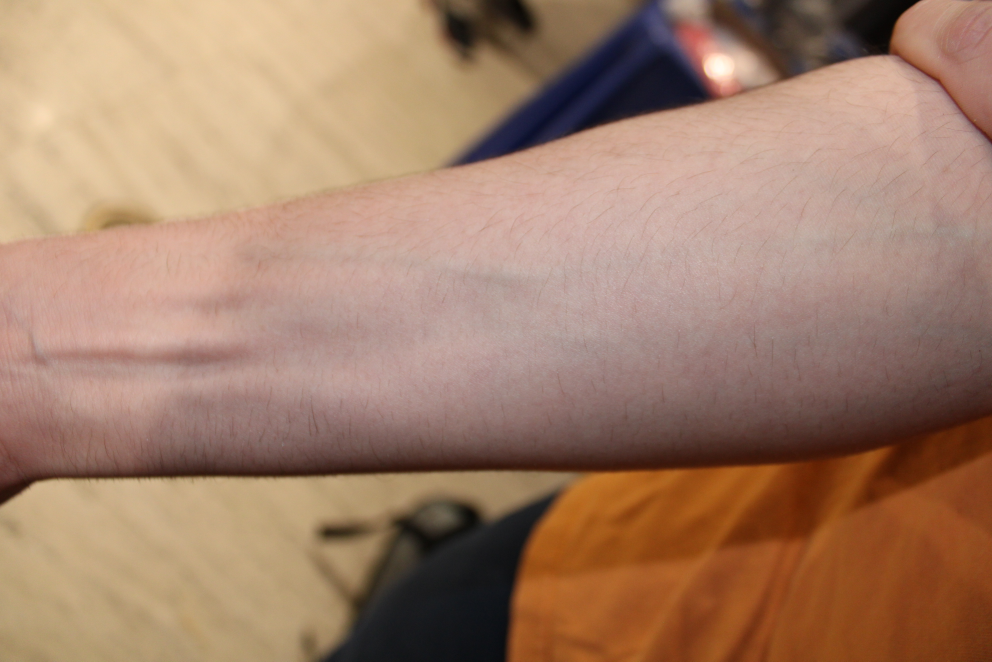
#> input picture IMG_0345.JPG, 2976 x 1984 px (shown at 1/3 size)
$ jupyter execute --allow-errors FindingVeins.ipynb   (older library calls are emulated)
#> lines starting #> are read from the running program, lines starting #| are printed output that depends on the picture
[cell 1]
import matplotlib.pyplot as plt
import cv2
import numpy as np
from IPython.display import display, Image
import ipywidgets as widgets
import threading

Initially I tried to work it with actual viens from a photo. Eventually I determined it's really difficult to do with just a webcam, so in the end the final prototype presented found drawn lines onto a peice of paper

[cell 2]
img = cv2.imread("IMG_0345.JPG")
#> img is the input picture: shape (1984, 2976, 3); mean B, G, R 105.7, 127.9, 162.7
colored = cv2.cvtColor(img,cv2.COLOR_BGR2RGB)

[cell 3]
cropped = colored[400:-400, 300:-300]
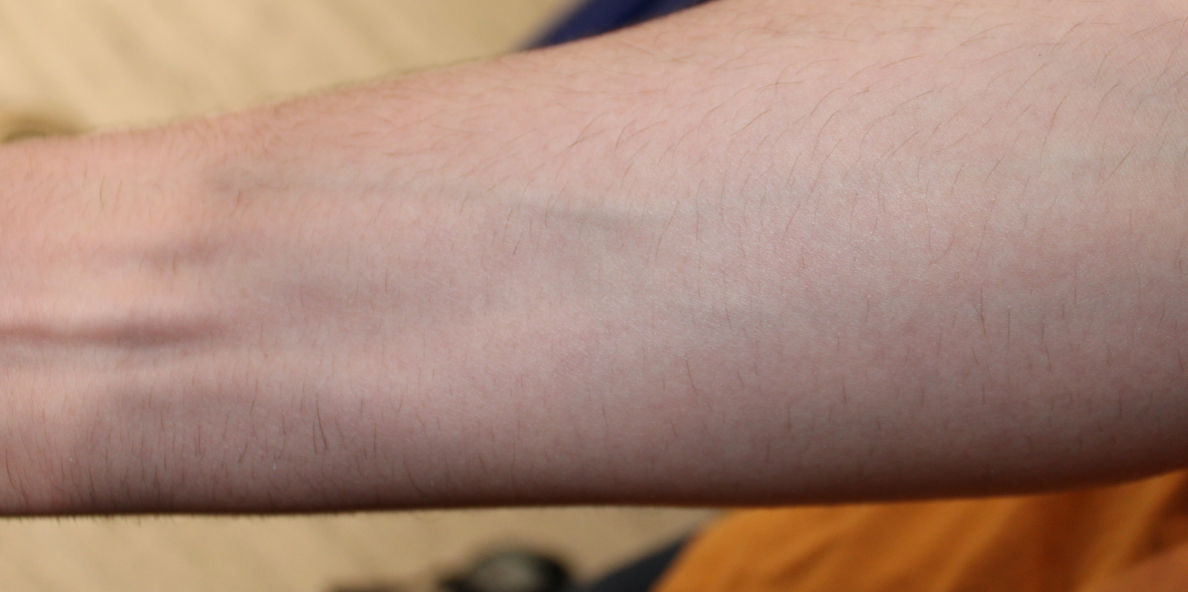
#> cropped: shape (1184, 2376, 3) (shown at 1/2 size); mean R, G, B 169.9, 136.4, 120.1
plt.imshow(cropped)
#> (this line was passed over: IPython is not available in this run)

[cell 4]
edges = cv2.Canny(cropped,1,50)
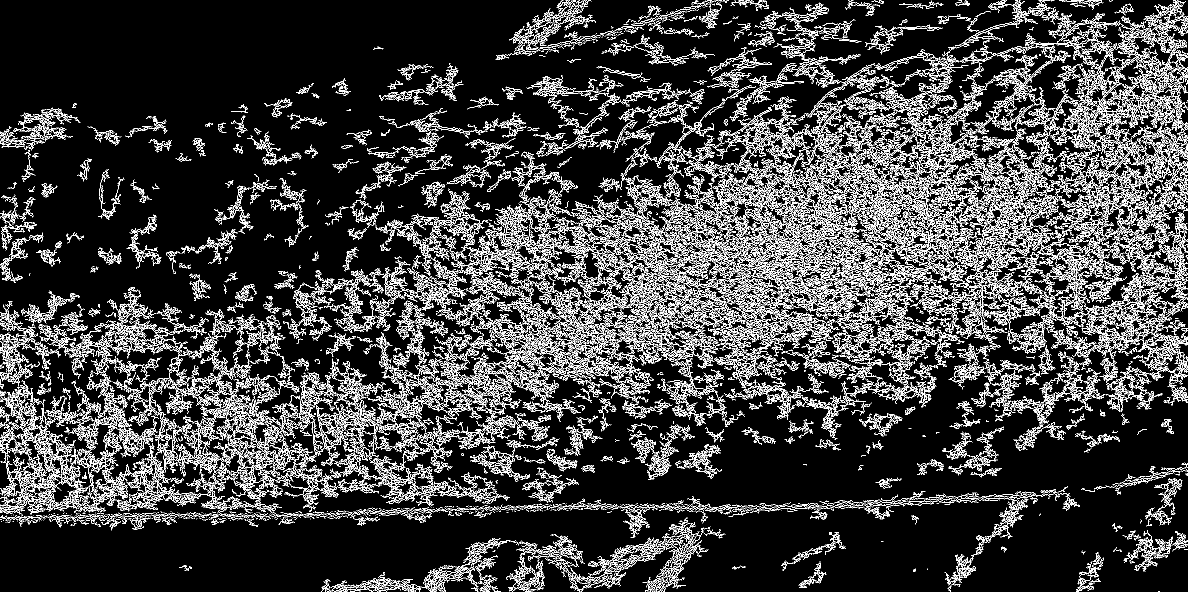
#> edges: shape (1184, 2376) (shown at 1/2 size); 14.8% white in thin lines or dots
plt.imshow(edges)
#> (this line was passed over: IPython is not available in this run)

[cell 5]
plt.imshow(cv2.inRange(cropped,np.array([150,150,150]),np.array([200,200,200])))
#> (this line was passed over: IPython is not available in this run)

[cell 6]
laplacian = cv2.Laplacian(cropped, cv2.CV_16S)
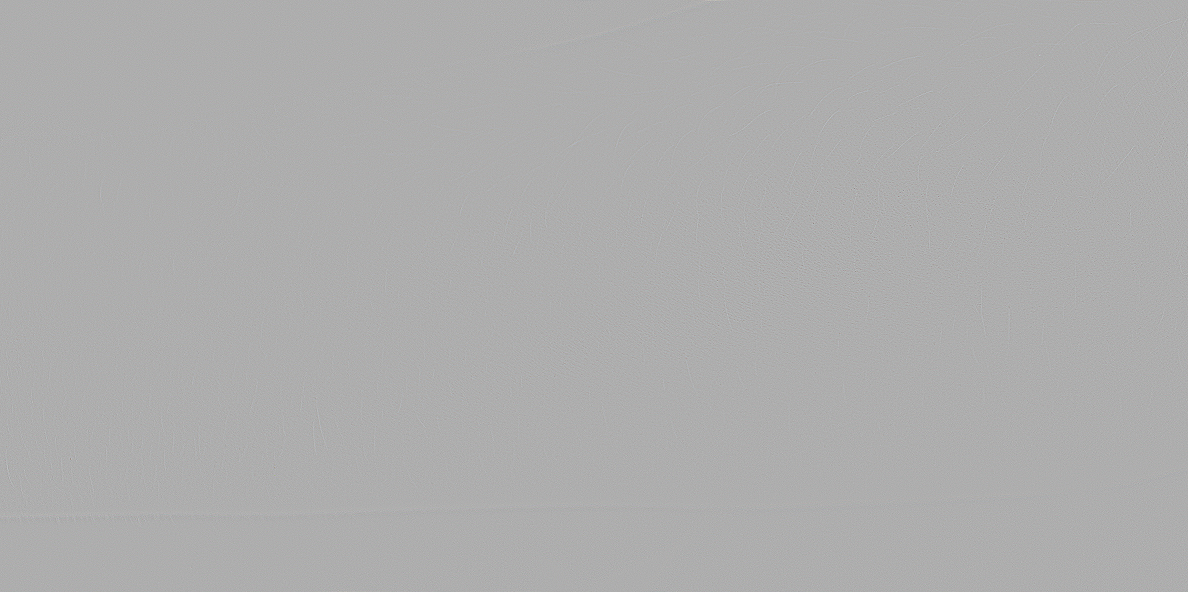
#> laplacian: shape (1184, 2376, 3) int16 (shown at 1/2 size); mean R, G, B 0, 0, 0; drawn with min black and max white
plt.imshow(laplacian)
#> (this line was passed over: IPython is not available in this run)

#> (a cell that did not finish here is left out)

[cell 8]
img = cv2.imread("IMG_0345.JPG", 0)
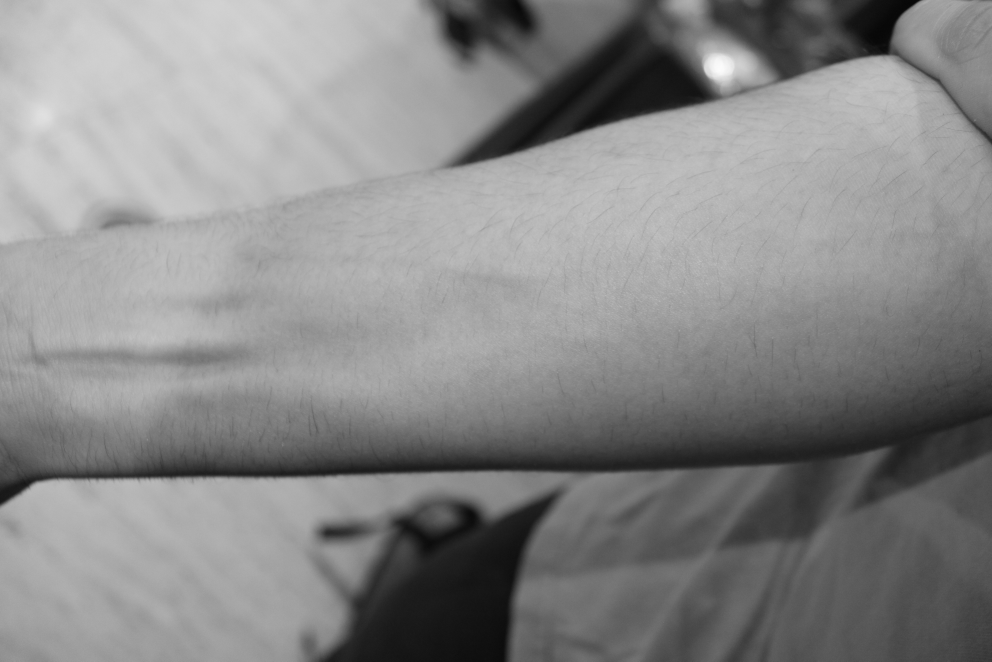
#> img: shape (1984, 2976) (shown at 1/3 size); min 4, max 252, mean 135.8

[cell 9]
plt.imshow(img)
#> (this line was passed over: IPython is not available in this run)

[cell 10]
img = cv2.imread("IMG_0345.JPG",0)
cropped = img[600:-600,100:-100]
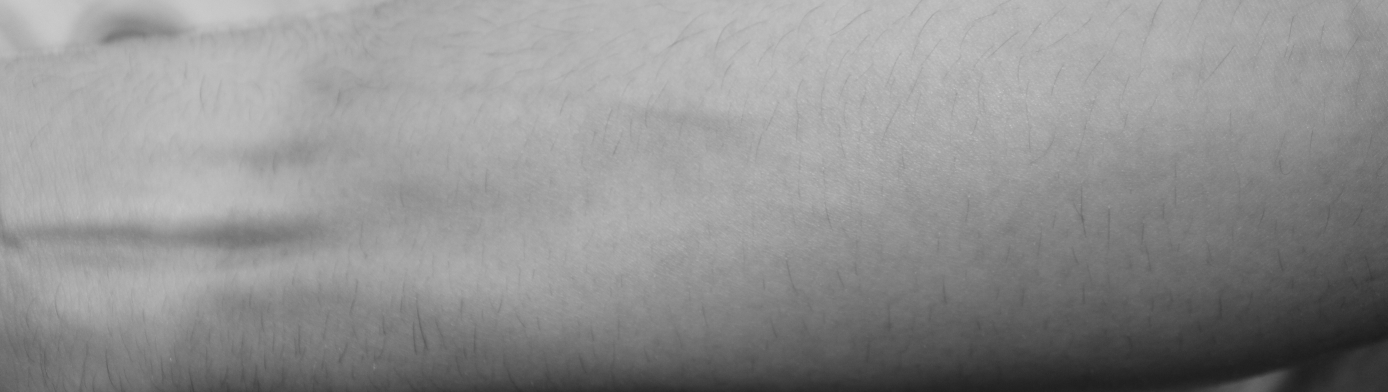
#> cropped: shape (784, 2776) (shown at 1/2 size); min 26, max 217, mean 144.1
plt.imshow(cropped)
#> (this line was passed over: IPython is not available in this run)

[cell 11]
clahe = cv2.createCLAHE(clipLimit = 5)
final_img = clahe.apply(cropped) + 20
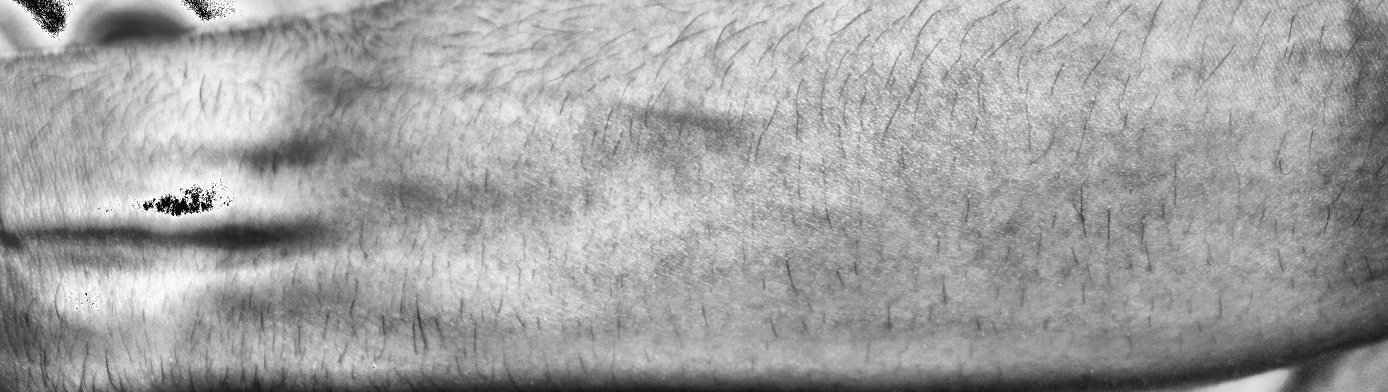
#> final_img: shape (784, 2776) (shown at 1/2 size); min 0, max 255, mean 161.6
plt.imshow(final_img)
#> (this line was passed over: IPython is not available in this run)
